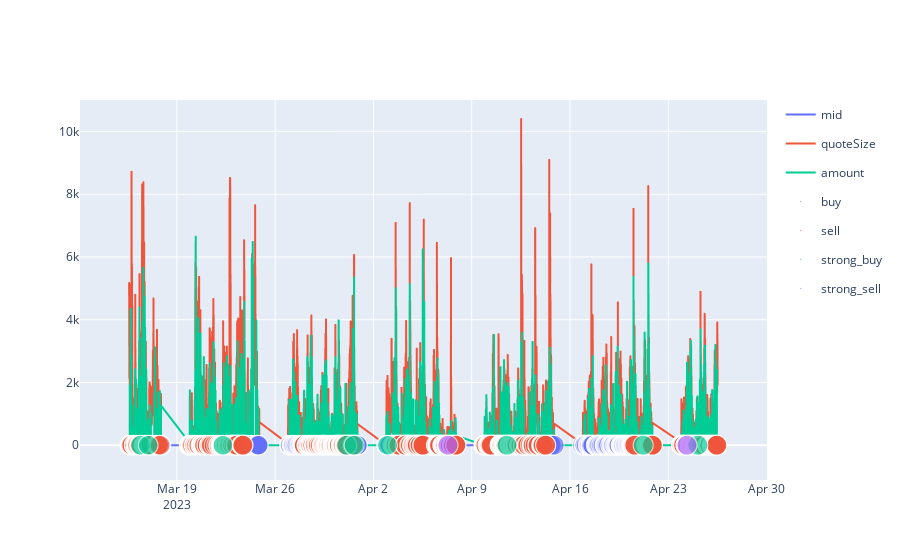

Notebook code cell kept with this figure:
### Code cell
import strategies
# test_data = loadData(287*180, False)[287*16:287*18]   #falling market
test_data = loadData(287*30, True)
sma = strategies.SMA(10, 50, is_statefull= False)
rsi = strategies.RSI(14, is_statefull= False)
macd = strategies.MACD(12, 26, 9, is_statefull= False)
composite = strategies.StateFullComposite(100000, strategies=[sma, rsi, macd])
actions = []
amounts = []
for i in range(1, len(test_data)+1):
    action, amount = composite.action( test_data.head(i) )
    actions.append( action )
    amounts.append( amount )
test_data['signal'] = actions
test_data['amount'] = [ abs(amount) for amount in amounts ]

test_data['signal'].replace({0:'hold', 1: 'buy', -1:'sell', 2: 'strong_buy', 3:'very_strong_buy', -2: 'strong_sell', -3: 'very_strong_sell'}, inplace=True)
is_signal_col = lambda name: 'mid' in name or 'quote' in name or 'amount' in name or 'RSI' in name or 'MACD' in name or 'Signal' in name
line = px.line(test_data, x = 'timeStamp', y = [col for col in test_data.columns if is_signal_col(col)])
scatter = px.scatter(test_data[~test_data['signal'].isin(['hold'])], x = 'timeStamp', y='mid', color='signal', size = 'mid', hover_data=['amount'] )
plot = go.Figure(data=line.data + scatter.data)
plot.show()

### Figure 1 — Plotly figure (JSON) as saved in the notebook; plotly's stock layout.template omitted (floating-point values rounded to 4 significant figures; data arrays with more than 128 entries replaced by an {"elided": "..."} marker saying what was removed)
{"data": [{"hovertemplate": "variable=mid<br>timeStamp=%{x}<br>value=%{y}<extra></extra>", "legendgroup": "mid", "line": {"color": "#636efa", "dash": "solid"}, "marker": {"symbol": "circle"}, "mode": "lines", "name": "mid", "showlegend": true, "type": "scattergl", "x": {"elided": "8610 str values"}, "xaxis": "x", "y": {"elided": "8610 float values"}, "yaxis": "y"}, {"hovertemplate": "variable=quoteSize<br>timeStamp=%{x}<br>value=%{y}<extra></extra>", "legendgroup": "quoteSize", "line": {"color": "#EF553B", "dash": "solid"}, "marker": {"symbol": "circle"}, "mode": "lines", "name": "quoteSize", "showlegend": true, "type": "scattergl", "x": {"elided": "8610 str values"}, "xaxis": "x", "y": {"elided": "8610 int values"}, "yaxis": "y"}, {"hovertemplate": "variable=amount<br>timeStamp=%{x}<br>value=%{y}<extra></extra>", "legendgroup": "amount", "line": {"color": "#00cc96", "dash": "solid"}, "marker": {"symbol": "circle"}, "mode": "lines", "name": "amount", "showlegend": true, "type": "scattergl", "x": {"elided": "8610 str values"}, "xaxis": "x", "y": {"elided": "8610 int values"}, "yaxis": "y"}, {"customdata": {"elided": "639x1 int values"}, "hovertemplate": "signal=buy<br>timeStamp=%{x}<br>mid=%{marker.size}<br>amount=%{customdata[0]}<extra></extra>", "legendgroup": "buy", "marker": {"color": "#636efa", "size": {"elided": "639 float values"}, "sizemode": "area", "sizeref": 0.002769, "symbol": "circle"}, "mode": "markers", "name": "buy", "showlegend": true, "type": "scattergl", "x": {"elided": "639 str values"}, "xaxis": "x", "y": {"elided": "639 float values"}, "yaxis": "y"}, {"customdata": {"elided": "666x1 int values"}, "hovertemplate": "signal=sell<br>timeStamp=%{x}<br>mid=%{marker.size}<br>amount=%{customdata[0]}<extra></extra>", "legendgroup": "sell", "marker": {"color": "#EF553B", "size": {"elided": "666 float values"}, "sizemode": "area", "sizeref": 0.002769, "symbol": "circle"}, "mode": "markers", "name": "sell", "showlegend": true, "type": "scattergl", "x": {"elided": "666 str values"}, "xaxis": "x", "y": {"elided": "666 float values"}, "yaxis": "y"}, {"customdata": [[2181], [474], [1200], [558], [5346], [1058], [1553], [564], [1356]], "hovertemplate": "signal=strong_buy<br>timeStamp=%{x}<br>mid=%{marker.size}<br>amount=%{customdata[0]}<extra></extra>", "legendgroup": "strong_buy", "marker": {"color": "#00cc96", "size": [1.061, 1.061, 1.076, 1.091, 1.087, 1.081, 1.09, 1.096, 1.105], "sizemode": "area", "sizeref": 0.002769, "symbol": "circle"}, "mode": "markers", "name": "strong_buy", "showlegend": true, "type": "scattergl", "x": ["2023-03-16 09:35", "2023-03-16 23:00", "2023-03-22 06:45", "2023-03-31 02:30", "2023-03-31 15:00", "2023-04-03 00:10", "2023-04-11 12:05", "2023-04-21 05:05", "2023-04-25 02:30"], "xaxis": "x", "y": [1.061, 1.061, 1.076, 1.091, 1.087, 1.081, 1.09, 1.096, 1.105], "yaxis": "y"}, {"customdata": [[198], [1513]], "hovertemplate": "signal=strong_sell<br>timeStamp=%{x}<br>mid=%{marker.size}<br>amount=%{customdata[0]}<extra></extra>", "legendgroup": "strong_sell", "marker": {"color": "#ab63fa", "size": [1.092, 1.099], "sizemode": "area", "sizeref": 0.002769, "symbol": "circle"}, "mode": "markers", "name": "strong_sell", "showlegend": true, "type": "scattergl", "x": ["2023-04-07 07:20", "2023-04-24 07:55"], "xaxis": "x", "y": [1.092, 1.099], "yaxis": "y"}], "layout": {}}
